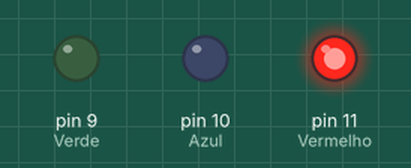
Bench run of a sketch on a simulated Arduino Uno, built with avr-gcc and run on an emulated ATmega328P. Shown: output pins drawn as LEDs (lit = HIGH).

Above: at 0.1 s.
At 2.1 s:
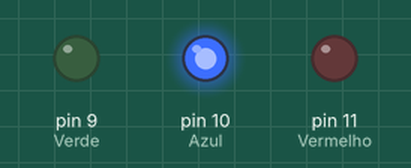
At 3.1 s:
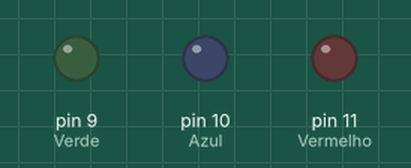
At 12.1 s:
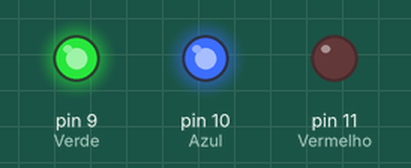
At 20.1 s:
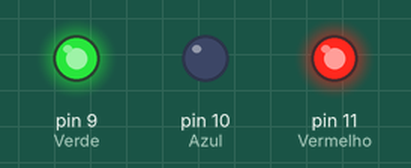
At 38.1 s:
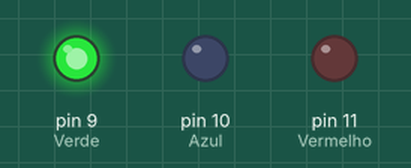
Timing chart, 0 to 39.6 s (numbered marks = the images above):
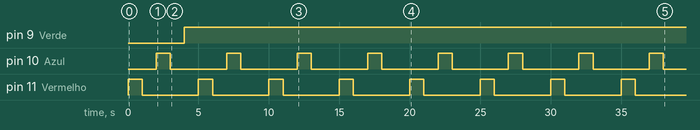

The sketch:

codigo-fonte.ino
```cpp
void setup()
{
  //Porta 11 em modo de saída
  pinMode(11, OUTPUT); // Vermelho

  //Porta 10 em modo de saída
  pinMode(10, OUTPUT); // Azul

  //Porta 9 em modo de saída
  pinMode(9, OUTPUT); // Verde
}

void loop()
{
  // Escreve 255 no pino digital 11
  digitalWrite(11, 255);
  delay(1000);

  //Escreve 0 no pino digital 11
  digitalWrite(11, 0);
  delay(1000);

  // Escreve 255 no pino digital 10
  digitalWrite(10, 255);
  delay(1000);

  //Escreve 0 no pino digital 10
  digitalWrite(10, 0);
  delay(1000);

  // Escreve 255 no pino digital 9
  digitalWrite(9, 255);
  delay(1000);
}
```

Measured:
- by itself, pin 9 (Verde): LOW → HIGH at 4.0 s
- by itself, pin 10 (Azul), pin 11 (Vermelho): alternates HIGH for 1.0 s and LOW for 4.0 s
